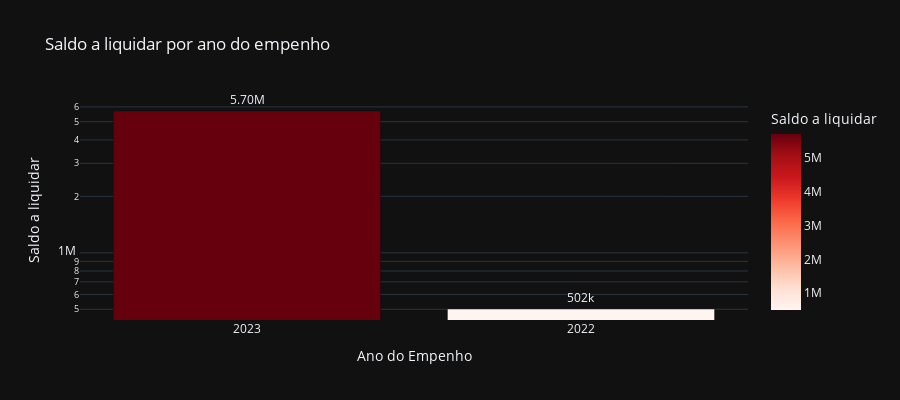

Here is the notebook cell this chart was saved with:
### Code cell
# Saldo a liquidar por ano
cols = ['ANO', 'A_LIQUIDAR']

df_aux = df.loc[:, cols].groupby('ANO').sum().sort_values(by= 'A_LIQUIDAR', ascending=False).reset_index()
df_aux = df_aux[df_aux['A_LIQUIDAR'] > 0]
fig = px.bar(df_aux, 
             x='ANO', 
             y='A_LIQUIDAR',
             title='Saldo a liquidar por ano do empenho',
             labels={'ANO':'Ano do Empenho', 'A_LIQUIDAR':'Saldo a liquidar'},
             text_auto='.3s',
             height=400,
             log_y=True,
             color='A_LIQUIDAR',
             color_continuous_scale = 'reds',
             template='plotly_dark')
fig.update_traces(textposition = 'outside', cliponaxis = False, hovertemplate=None)
fig.update_layout(hovermode="x unified")

fig.show()

### Figure 1 — Plotly figure (JSON) as saved in the notebook; plotly's stock layout.template omitted (floating-point values rounded to 4 significant figures)
{"data": [{"alignmentgroup": "True", "cliponaxis": false, "legendgroup": "", "marker": {"color": [5704000.0, 501600.0], "coloraxis": "coloraxis", "pattern": {"shape": ""}}, "name": "", "offsetgroup": "", "orientation": "v", "showlegend": false, "textposition": "outside", "texttemplate": "%{y:.3s}", "type": "bar", "x": ["2023", "2022"], "xaxis": "x", "y": [5704000.0, 501600.0], "yaxis": "y"}], "layout": {"barmode": "relative", "coloraxis": {"colorbar": {"title": {"text": "Saldo a liquidar"}}, "colorscale": [[0, "rgb(255,245,240)"], [0.125, "rgb(254,224,210)"], [0.25, "rgb(252,187,161)"], [0.375, "rgb(252,146,114)"], [0.5, "rgb(251,106,74)"], [0.625, "rgb(239,59,44)"], [0.75, "rgb(203,24,29)"], [0.875, "rgb(165,15,21)"], [1, "rgb(103,0,13)"]]}, "height": 400, "hovermode": "x unified", "legend": {"tracegroupgap": 0}, "title": {"text": "Saldo a liquidar por ano do empenho"}, "xaxis": {"anchor": "y", "domain": [0, 1], "title": {"text": "Ano do Empenho"}}, "yaxis": {"anchor": "x", "domain": [0, 1], "title": {"text": "Saldo a liquidar"}, "type": "log"}}}
